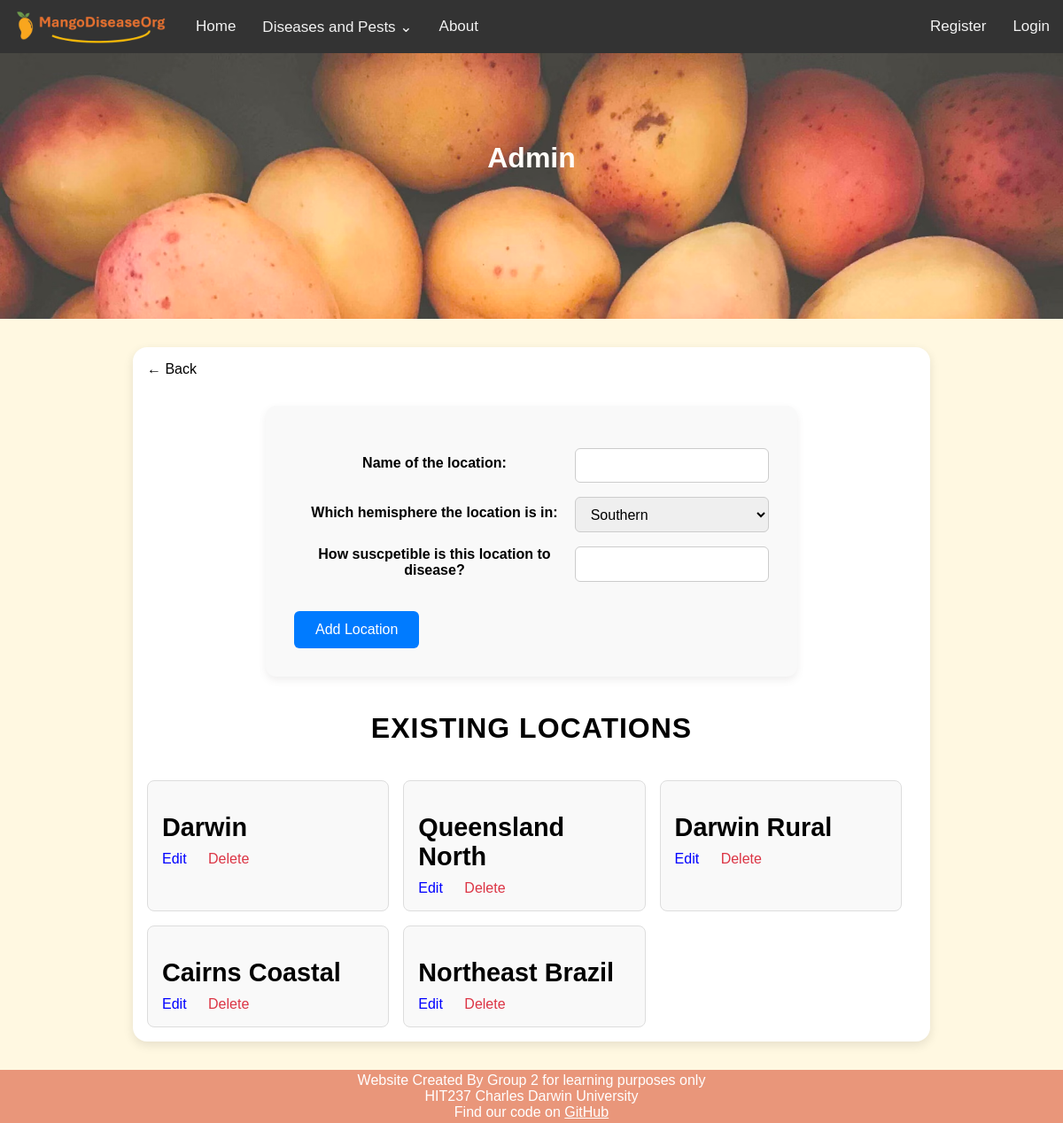
/add_location/, run on the app's committed database.
### mango_disease_app/models.py (models this page shows, shortened)
class Location(models.Model):
    HEMISPHERES = [
        ('north', 'Northern'),
        ('south', 'Southern'),
    ]
    locationName = models.CharField(max_length=255)
    hemisphere = models.CharField(choices=HEMISPHERES, max_length=5, default='south')
    locationSusceptability = models.IntegerField(validators=[validators.MinValueValidator(0),validators.MaxValueValidator(10)])

### mango_disease_app/views/location_views.py (the view)
# urls.py: re_path(r'^add_location/$', views.add_location, name='add_location'),
def add_location(request):
    post_data = None
    form = LocationForm(request.POST or None)
    locations = Location.objects.all()
    if request.method == 'POST' and form.is_valid():
        new_location = form.save()
        messages.success(request, f"{new_location.locationName} was successfully added.")
        form = LocationForm()
    return render(request, 'mango_disease_app/admin_forms/add_location.html', {
        'form': form,
        'locations':locations,
    })

### mango_disease_app/forms.py
class LocationForm(forms.ModelForm):
    class Meta:
        model = Location
        fields = ['locationName','hemisphere', 'locationSusceptability']
        labels = {
            'locationName': "Name of the location",
            'hemisphere': "Which hemisphere the location is in",
            'locationSusceptability': "How suscpetible is this location to disease?"
        }

### mango_disease_app/context_processors.py (called while the page is built)
def disease_menu(request):
    return {'navs': Disease.objects.all()}

### mango_disease_app/templates/mango_disease_app/admin_forms/add_location.html (shortened to what this page needs)
{% extends 'mango_disease_app/site_base/base.html' %}
{% block page_header %}Admin{% endblock %}
{% load static %}
{% block content %}
    <a href="{% url 'admin_tools' %}" class="back-button">← Back</a>
	<form action="{% url 'add_location' %}" method="post" novalidate>
		<table>
			{{ form.as_table }}
		</table>
		<input type="submit" value="Add Location">
	</form>
	<h2>Existing Locations</h2>
	{% if locations %}
	<div class="orchard-grid">
		{% for location in locations %}
			<div class="orchard-card">
				<h3 class="orchard-name">{{ location.locationName }}</h3>
				<div class="card-actions">
					<a href="{% url 'edit_location' location.id %}" class="action-link">Edit</a>
					<a href="{% url 'delete_location' location.id %}" class="action-link delete-link" onclick="return confirm('Delete this location?');">Delete</a>
				</div>
			</div>
		{% endfor %}
	</div>
	{% else %}
		<p>No locations added yet.</p>
	{% endif %}
{% endblock %}

### mango_disease_app/static/css/styles.css (style rules this page uses)
* { margin: 0; padding: 0; font-family: Arial; }
body { min-height: 100vh; display: flex; flex-direction: column; background-color: #fff8e1; }
a { text-decoration: none; color: black }
h2 { font-size: 32px; text-align: center; margin: 40px 0 40px; font-weight: 700; text-transform: uppercase; letter-spacing: 1px; }
h3 { margin: 20px 0 20px; }

### mango_disease_app/static/css/form.css (style rules this page uses)
*, *::before, *::after { box-sizing: border-box; }
form { max-width: 600px; margin: 2rem auto; padding: 2rem; background-color: #f9f9f9; border-radius: 12px; box-shadow: 0 4px 8px rgba(99, 85, 85, 0.1); }
form table { width: 100%; border-collapse: separate; border-spacing: 0 1rem; }
form td { display: block; width: 100%; }
form label { font-weight: 600; display: block; margin-bottom: 0.3rem; }
form input[type="text"], form input[type="date"], form input[type="password"], form input[type="number"], form input[type="email"], form select { width: 100%; padding: 0.6rem 0.8rem; border: 1px solid #ccc; border-radius: 6px; font-size: 1rem; transition: border-color 0.3s; }
input[type="submit"], form button { display: inline-block; background-color: #007bff; color: white; border: none; padding: 0.75rem 1.5rem; font-size: 1rem; border-radius: 6px; cursor: pointer; margin-top: 1rem; }

### mango_disease_app/static/css/orchard.css (style rules this page uses)
.orchard-grid { display: flex; flex-wrap: wrap; gap: 1em; margin-top: 1em; }
.orchard-card { background: #f9f9f9; border: 1px solid #ddd; padding: 1em; border-radius: 8px; width: calc(33.33% - 1em); }
.card-actions { margin-top: 0.5em; }
.orchard-name { font-size: 1.8em; font-weight: bold; margin-bottom: 8px; }
.card-actions { margin-top: 10px; }
.action-link { color: blue; text-decoration: none; margin-right: 20px; font-weight: 500; }
.delete-link { color: #dc3545; }

### data on the page
Location: locationName "Darwin"
Location: locationName "Queensland North"
Location: locationName "Darwin Rural"
Location: locationName "Cairns Coastal"
Location: locationName "Northeast Brazil"
